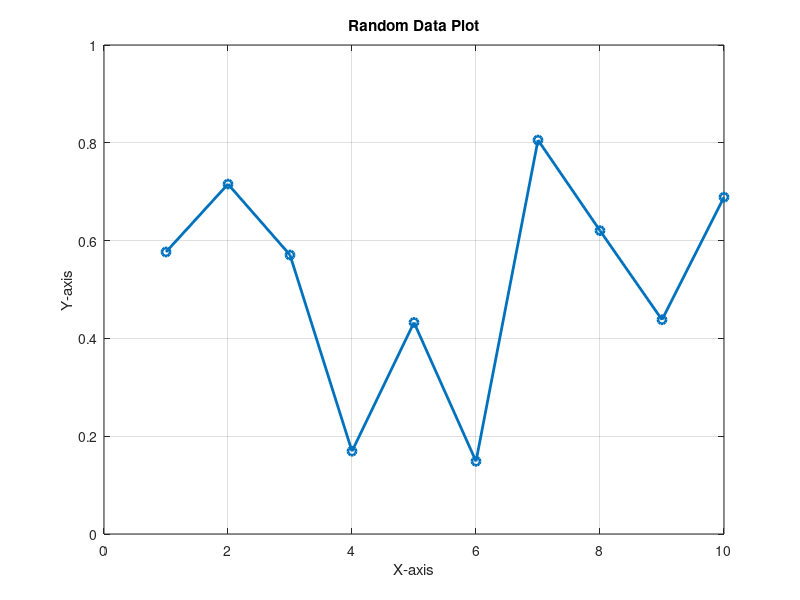

Recreate this plot in MATLAB. (Note: this script raises an error after producing the figure.)
%% MATLAB Automation Script
% This script generates random data, plots it, and saves the figure automatically

% Generate random data
x = 1:10;
y = rand(1,10); % 10 random numbers between 0 and 1

% Create a figure
figure;
plot(x, y, '-o', 'LineWidth', 2);
title('Random Data Plot');
xlabel('X-axis');
ylabel('Y-axis');
grid on;

% Save the figure automatically
outputFolder = 'plots';
if ~exist(outputFolder, 'dir')
    mkdir(outputFolder); % Create folder if it doesn't exist
end

filename = fullfile(outputFolder, 'random_plot.png');
saveas(gcf, filename);

disp(['Plot saved as ', filename]);

%% % histogram_demo.m
% histogram_auto.m
% Generate random data and plot a histogram, then save in 'plots' folder

% Generate random data
data = randn(1000,1);

% Create a histogram
figure;
histogram(data, 20); % 20 bins
title('Histogram of Random Data');
xlabel('Value');
ylabel('Frequency');

% Save the figure automatically
outputFolder = 'plots';
if ~exist(outputFolder, 'dir')
    mkdir(outputFolder); % Create folder if it doesn't exist
end

filename = fullfile(outputFolder, 'histogram_plot.png');
saveas(gcf, filename);

disp(['Plot saved as ', filename]);

